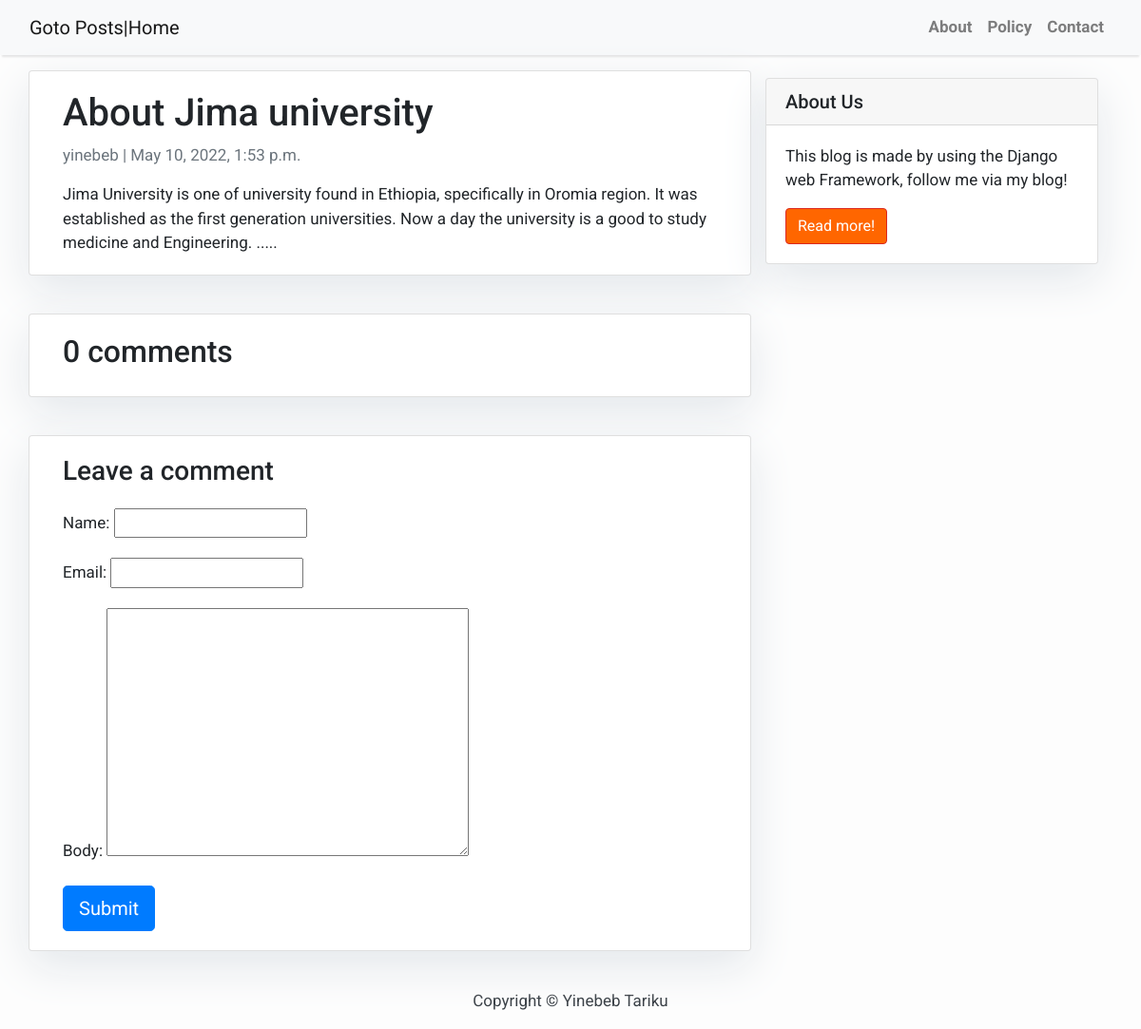
/blog/about-jima-university/, run on the app's committed database.
### blog/models.py (models this page shows, shortened)
class Post(models.Model):
    title = models.CharField(max_length=200, unique=True)
    slug = models.SlugField(max_length=200, unique=True)
    author = models.ForeignKey(
        User, on_delete=models.CASCADE, related_name='blog_posts')
    updated_on = models.DateTimeField(auto_now=True)
    content = models.TextField()
    created_on = models.DateTimeField(auto_now_add=True)
    status = models.IntegerField(choices=STATUS, default=0)
    class Meta:  # class used to store metadata
        ordering = ['-created_on']

### blog/views.py (the view)
# urls.py: path('<slug:slug>/', views.post_detail, name='post_detail'),
def post_detail(request, slug):
    template_name = 'post_detail.html'
    post = get_object_or_404(Post, slug=slug)
    comments = post.comments.filter(active=True)
    new_comment = None
    if request.method == 'POST':
        comment_form = CommentForm(data=request.POST)
        if comment_form.is_valid():
            new_comment = comment_form.save(commit=False)
            new_comment.post = post
            new_comment.save()
    else:
        comment_form = CommentForm()
    return render(request, template_name, {'post': post,
                                           'comments': comments,
                                           'new_comment': new_comment,
                                           'comment_form': comment_form})

### blog/forms.py
class CommentForm(forms.ModelForm):
    class Meta:
        model = Comment
        fields = ('name', 'email', 'body')

### templates/post_detail.html (shortened to what this page needs)
{% extends 'base.html' %} {% block content %}
<div class="container">
  <div class="row">
    <div class="col-md-8 card mb-4  mt-3 left  top">
      <div class="card-body">
        <h1>{% block title %} {{ post.title }} {% endblock title %}</h1>
        <p class=" text-muted">{{ post.author }} | {{ post.created_on }}</p>
        <p class="card-text ">{{ post.content | safe }}</p>
      </div>
    </div>
    {% block sidebar %} {% include 'sidebar.html' %} {% endblock sidebar %}
    <div class="col-md-8 card mb-4  mt-3 ">
      <div class="card-body">
        <h2>{{ comments.count }} comments</h2>
      </div>
    </div>
    <div class="col-md-8 card mb-4  mt-3 ">
      <div class="card-body">
        {% if new_comment %}
        <div class="alert alert-success" role="alert">
          Your comment is awaiting moderation
        </div>
        {% else %}
        <h3>Leave a comment</h3>
        <form method="post" style="margin-top: 1.3em;">
          {{ comment_form.as_p }}
          <button type="submit" class="btn btn-primary  btn-lg">Submit</button>
        </form>
        {% endif %}
      </div>
    </div>
  </div>
</div>
{% endblock content %}

### templates/base.html (style rules this page uses)
body { font-family: "Roboto", sans-serif; font-size: 17px; background-color: #fdfdfd; }

### templates/sidebar.html (style rules this page uses)
.card { box-shadow: 0 16px 48px #E3E7EB; }

### data on the page
Post: title "About Jima university", author "yinebeb", created_on "May 10, 2022, 1:53 p.m.", content "Jima University is one of university found in Ethiopia, specifically in Oromia region. It was established as the first generation universities. Now a day the university is a good to study medicine and Engineering. ....."

### other printed values
{{ comments.count }} "0"
